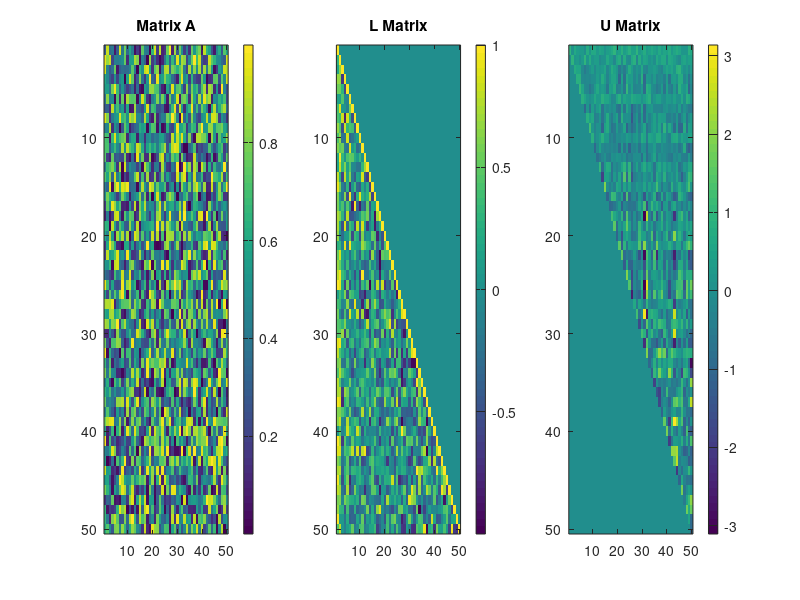

Reproduce this figure in MATLAB.
% Define matrix
A = rand(50, 50);

% Start timer
tic;

% Perform LU Decomposition
[L, U, P] = lu(A);

% End timer and print execution time
toc;

% Plotting
figure;

subplot(1, 3, 1);
imagesc(A);
title('Matrix A');
colorbar;

subplot(1, 3, 2);
imagesc(L);
title('L Matrix');
colorbar;

subplot(1, 3, 3);
imagesc(U);
title('U Matrix');
colorbar;
